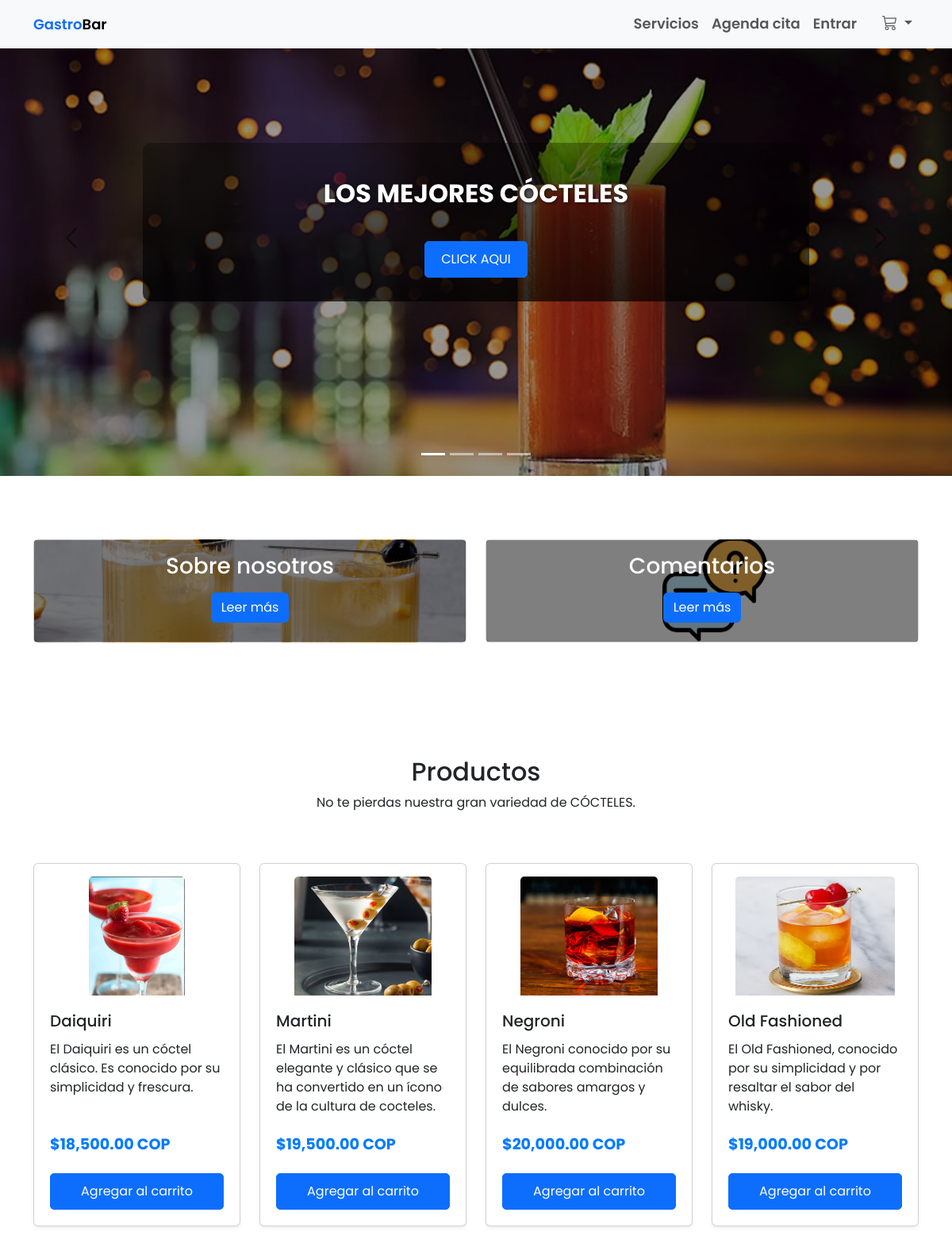
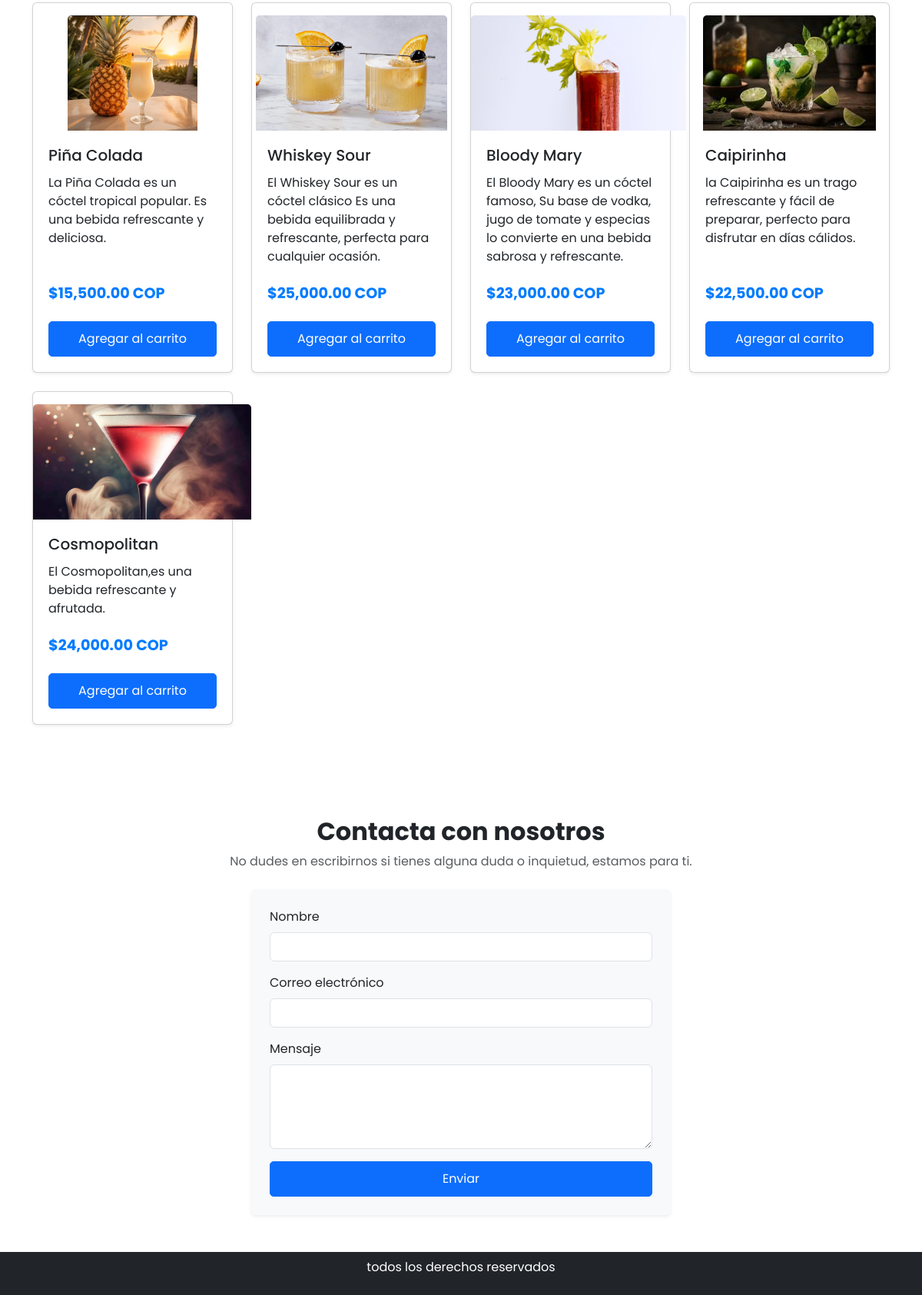
The page / on the database its author committed (2 pictures, top to bottom).
### tables this page shows
CREATE TABLE `productos` (
  `id` int(11) NOT NULL AUTO_INCREMENT,
  `nombre` varchar(100) NOT NULL,
  `descripcion` text DEFAULT NULL,
  `precio` decimal(10,2) NOT NULL,
  `imagen` varchar(255) DEFAULT NULL,
  PRIMARY KEY (`id`)
);

### index.php (the view, shortened to what this page needs)
<?php
include 'conexion.php';
$usuario = isset($_SESSION['usuario']) ? $_SESSION['usuario'] : null;
?>
<!DOCTYPE html>
<html lang="en">
<head>
    <link rel="stylesheet" href="https://cdn.jsdelivr.net/npm/sweetalert2@11/dist/sweetalert2.min.css">
    <link
        href="https://cdn.jsdelivr.net/npm/bootstrap@5.3.3/dist/css/bootstrap.min.css"
        rel="stylesheet"
>
    <link rel="stylesheet" href="https://cdn.jsdelivr.net/npm/bootstrap-icons@1.11.3/font/bootstrap-icons.min.css">
    <link rel="stylesheet" href="style.css">
</head>
<body>
   <nav class="navbar navbar-expand-lg navbar-light bg-light fixed-top">
        <div class="container">
            <a href="index.php" class="navbar-brand">
                <span class="text-primary">Gastro</span>Bar
            </a>
            <div class="collapse navbar-collapse" id="navbar-star">
                <ul class="navbar-nav ms-auto mb-2 mb-lg-0">
                    <li class="nav-item">
                        <a class="nav-link" href="#services">Servicios</a>
                    </li>
                    <li class="nav-item">
                        <a class="nav-link" href="agendacita.html">Agenda cita</a>
                    </li>
                    <?php if (!$usuario): ?>
                        <li class="nav-item">
                            <a class="nav-link" href="login.php">Entrar</a>
                        </li>
                    <?php endif; ?>
                    <li class="nav-item">
                        <a class="nav-link" href="perfil.php"><?php echo htmlspecialchars($usuario); ?></a>
                    </li>
                    <li class="nav-item dropdown">
                        <a class="nav-link dropdown-toggle position-relative" href="#" id="navbarDropdownCart" role="button" data-bs-toggle="dropdown" aria-expanded="false">
                            <i class="bi bi-cart3" style="font-size: 1.2rem;"></i>
                        </a>
                    </li>
                </ul>
            </div>
        </div>
    </nav>
    <div id="carouselE1" class="carousel slide" data-bs-ride="carousel">
        <div class="carousel-indicators">
            <button type="button" data-bs-target="#carouselE1" data-bs-slide-to="0" class="active" aria-current="true" aria-label="Slide 1"></button>
            <button type="button" data-bs-target="#carouselE1" data-bs-slide-to="1" aria-label="Slide 2"></button>
            <button type="button" data-bs-target="#carouselE1" data-bs-slide-to="2" aria-label="Slide 3"></button>
            <button type="button" data-bs-target="#carouselE1" data-bs-slide-to="3" aria-label="Slide 4"></button>
        </div>
        <div class="carousel-inner">
            <div class="carousel-item active">
                <img src="./img/bloodymary.webp" class="d-block w-100" alt="Car 1">
                <div class="carousel-caption">
                    <h5>Los mejores cócteles</h5>
                    <p><a href="mejoresCT.html" class="btn btn-primary mt-3">CLICK AQUI</a></p>
                </div>
            </div>
        </div>
        <button class="carousel-control-prev" type="button" data-bs-target="#carouselE1" data-bs-slide="prev">
            <span class="carousel-control-prev-icon" aria-hidden="true"></span>
        </button>
        <button class="carousel-control-next" type="button" data-bs-target="#carouselE1" data-bs-slide="next">
            <span class="carousel-control-next-icon" aria-hidden="true"></span>
        </button>
    </div>
    <section id="services" class="services">
    <div class="container">
        <div class="row">
            <div class="col-12 col-md-6 col-lg-6 mb-3">
                <div class="card text-white text-center bg-car1 pb-2">
                    <div class="card-body">
                        <h3>Sobre nosotros</h3>
                        <a href="nosotros.html">
                            <button class="btn bg-primary text-white">Leer más</button>
                        </a>
                    </div>
                </div>
            </div>
            <div class="col-12 col-md-6 col-lg-6 mb-3">
                <div class="card text-white text-center bg-car3 pb-2">
                    <div class="card-body">
                        <h3>Comentarios</h3>
                        <a href="seccion_comentarios.html">
                            <button class="btn bg-primary text-white">Leer más</button>
                        </a>
                    </div>
                </div>
            </div>
        </div>
    </div>
    </section>
    <section class="product py-5">
        <div class="container">
            <div class="row">
                <div class="col-md-12">
                    <div class="section-header text-center pb-5">
                        <h2>Productos</h2>
                        <p>No te pierdas nuestra gran variedad de CÓCTELES.</p>
                    </div>
                </div>
            </div>
            <div class="row">
                <?php
                $sql = "SELECT * FROM productos";
                $result = $conn->query($sql);
                if ($result->num_rows > 0) {
                    while($producto = $result->fetch_assoc()) {
                ?>
                    <div class="col-12 col-md-6 col-lg-3 mb-4">
                        <div class="card h-100 shadow-sm">
                            <div class="text-center pt-3">
                                <img src="<?php echo $producto['imagen']; ?>" class="card-img-top" alt="<?php echo htmlspecialchars($producto['nombre']); ?>" style="width: auto; max-height: 150px;">
                            </div>
                            <div class="card-body d-flex flex-column">
                                <h5 class="card-title"><?php echo htmlspecialchars($producto['nombre']); ?></h5>
                                <p class="card-text">
                                    <?php echo htmlspecialchars($producto['descripcion']); ?>
                                </p>
                                <div class="price-container">
                                    <p class="price">$<?php echo number_format($producto['precio'], 2); ?> COP</p>
                                </div>
                                <form action="agregar_carrito.php" method="post">
                                    <button type="submit" class="btn btn-primary w-100">Agregar al carrito</button>
                                </form>
                            </div>
                        </div>
                    </div>
                <?php
                    }
                } else {
                    echo '<div class="col-12"><div class="alert alert-info">No hay productos disponibles</div></div>';
                }
                ?>
            </div>
        </div>
    </section>
   <section class="py-5 bg-white" id="contacto">
    <div class="container">
        <div class="text-center mb-4">
        <h2 class="fw-bold">Contacta con nosotros</h2>
        <p class="text-muted">No dudes en escribirnos si tienes alguna duda o inquietud, estamos para ti.</p>
        </div>
        <div class="row justify-content-center">
        <div class="col-md-8 col-lg-6">
            <form action="guardar_contacto.php" method="POST" class="bg-light p-4 rounded shadow-sm">
            <div class="mb-3">
                <label for="nombre" class="form-label">Nombre</label>
                <input type="text" name="nombre" id="nombre" class="form-control" required>
            </div>
            <div class="mb-3">
                <label for="email" class="form-label">Correo electrónico</label>
                <input type="email" name="email" id="email" class="form-control" required>
            </div>
            <div class="mb-3">
                <label for="mensaje" class="form-label">Mensaje</label>
                <textarea name="mensaje" id="mensaje" rows="4" class="form-control" required></textarea>
            </div>
            <div class="d-grid">
                <button type="submit" class="btn btn-primary btn-lg">Enviar</button>
            </div>
            </form>
        </div>
        </div>
    </div>
   </section>
    <footer class="bg-dark p-2 text-center">
        <div class="container">
            <p class="text-white">todos los derechos reservados</p>
        </div>
    </footer>
    </body>
</html>

### style.css (style rules this page uses)
* { font-family: "Poppins", sans-serif; }
.navbar a { font-weight: 600; font-size: 18px; }
.carousel-item { min-height: 400px }
.carousel-caption { bottom: 220px; z-index: 2; }
.carousel-caption h5 { font-size: 70px; font-weight: 600; text-transform: uppercase; margin: 25px; }
.carousel-caption p { width: 60; margin: 10px auto; font-size: 18px; }
.carousel-inner::before { content: ""; position:absolute; width: 100%; height: 100%; top: 0; left: 0; background: rgba(0, 0, 0, 0.4); z-index: 1; }
.services { padding: 80px 0; }
.bg-car1 { background-image: linear-gradient( rgba(0 ,0 , 0, 0.5), rgba(0 ,0 , 0, 0.5) ), url(./img/whiskey\ sour\ 3.png); background-position: center center; background-repeat: no-repeat; background-size: cover; }
.bg-car3 { background-image: linear-gradient( rgba(0 ,0 , 0, 0.5), rgba(0 ,0 , 0, 0.5) ), url(./img/comentarios.png); background-position: center center; background-repeat: no-repeat; background-size: cover; }
.product { padding: 80px 0; }
.card img { width: 150px; height: 150px; }

### index.php (style rules this page uses)
.carousel-inner img { height: 600px; object-fit: cover; width: 100%; }
.carousel-caption { background: linear-gradient(to bottom, rgba(0, 0, 0, 0.3), rgba(0, 0, 0, 0.7)); color: #fff; padding: 20px; border-radius: 10px; }
.carousel-control-prev-icon, .carousel-control-next-icon { filter: invert(1); }
.carousel-caption h5 { font-size: 2rem; font-weight: bold; text-shadow: 1px 1px 5px rgba(0, 0, 0, 0.7); }
.carousel-caption p { font-size: 1.2rem; margin-top: 10px; }
.btn-primary { font-size: 1rem; padding: 10px 20px; border-radius: 5px; }
.product .card { display: flex; flex-direction: column; height: 100%; transition: transform 0.3s ease, box-shadow 0.3s ease; }
.product .card-img-top { height: 180px; object-fit: cover; width: 100%; }
.product .card-body { display: flex; flex-direction: column; flex-grow: 1; padding: 1.25rem; }
.product .card-title { margin-bottom: 0.75rem; }
.product .card-text { flex-grow: 1; margin-bottom: 1rem; }
.price-container { min-height: 40px; display: flex; align-items: center; margin-bottom: 1rem; }
.product .price { color: #007bff; font-size: 1.2rem; font-weight: bold; margin: 0; width: 100%; }
.product .btn { margin-top: auto; width: 100%; }

### rows shown on the page
productos: imagen (picture), nombre "Daiquiri", descripcion "El Daiquiri es un cóctel clásico. Es conocido por su simplicidad y frescura.", precio "18,500.00"
productos: imagen (picture), nombre "Martini", descripcion "El Martini es un cóctel elegante y clásico que se ha convertido en un ícono de la cultura de cocteles.", precio "19,500.00"
productos: imagen (picture), nombre "Negroni", descripcion "El Negroni conocido por su equilibrada combinación de sabores amargos y dulces.", precio "20,000.00"
productos: imagen (picture), nombre "Old Fashioned", descripcion "El Old Fashioned, conocido por su simplicidad y por resaltar el sabor del whisky.", precio "19,000.00"
productos: imagen (picture), nombre "Piña Colada", descripcion "La Piña Colada es un cóctel tropical popular. Es una bebida refrescante y deliciosa.", precio "15,500.00"
productos: imagen (picture), nombre "Whiskey Sour", descripcion "El Whiskey Sour es un cóctel clásico Es una bebida equilibrada y refrescante, perfecta para cualquier ocasión.", precio "25,000.00"
productos: imagen (picture), nombre "Bloody Mary", descripcion "El Bloody Mary es un cóctel famoso, Su base de vodka, jugo de tomate y especias lo convierte en una bebida sabrosa y refrescante.", precio "23,000.00"
productos: imagen (picture), nombre "Caipirinha", descripcion "la Caipirinha es un trago refrescante y fácil de preparar, perfecto para disfrutar en días cálidos.", precio "22,500.00"
productos: imagen (picture), nombre "Cosmopolitan", descripcion "El Cosmopolitan,es una bebida refrescante y afrutada.", precio "24,000.00"
